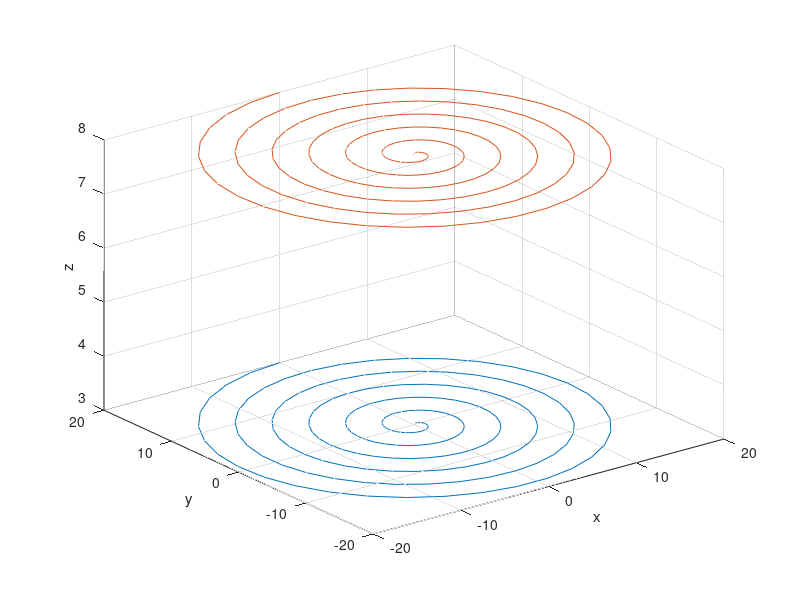
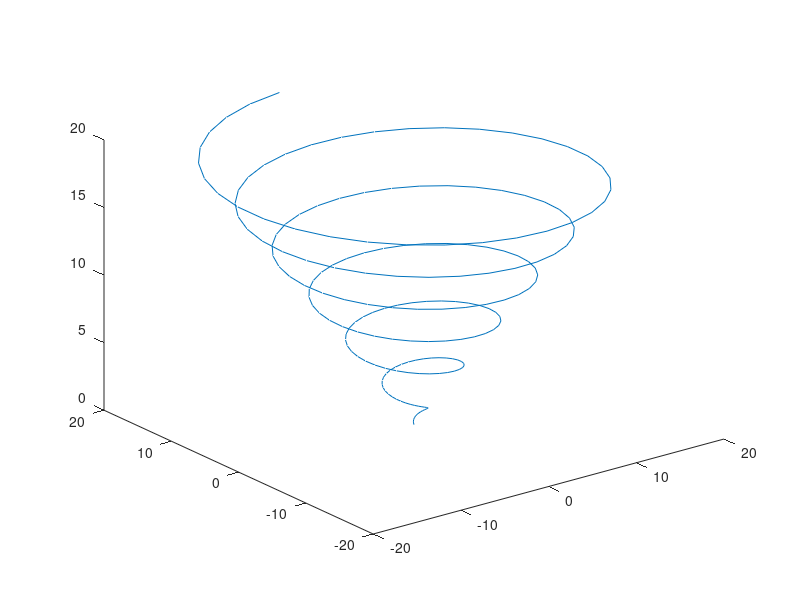

Here is the MATLAB script that generated these plots, in order:
clear all
close all
clc

% kor ha x es y =  a * sin(2*pi*f*t);
t = 0:0.1:20;
a = 1;
f = 0.3;

% spiral, terben no
x = a * t .* sin(2*pi*f*t);
y =  a * t .* cos(2*pi*f*t);
u = 3 * ones(size(t));

plot3(x,y,u)
hold on;

plot3(x,y,u+5)
grid on;

xlabel("x")
ylabel("y")
zlabel("z")

% spiral az ido folyaman
figure
plot3(x,y,t)
